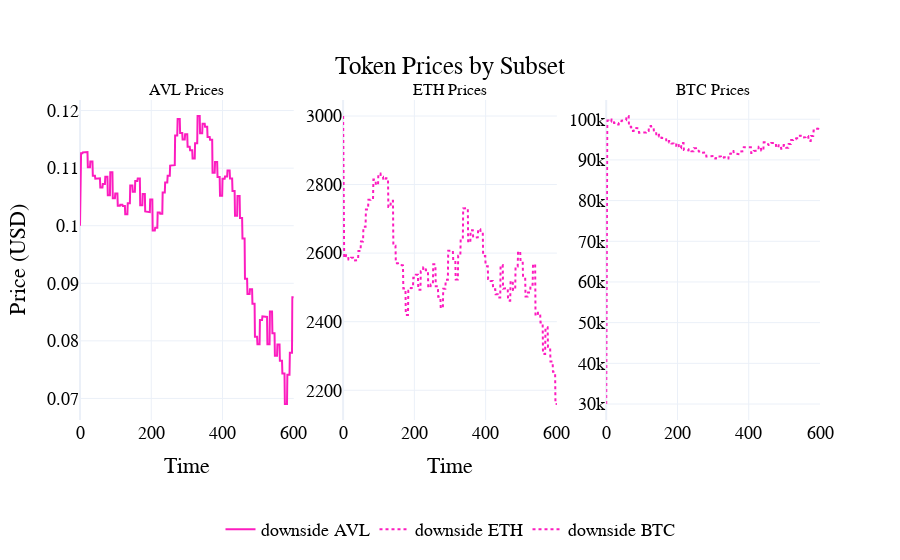

The cell this chart's notebook holds for it:
### Code cell
visualizations.plot_token_price_per_subset(
    df,
    scenario_names={
        0: "downside",
    }
)

### Figure 1 — Plotly figure (JSON) as saved in the notebook; plotly's stock layout.template omitted (floating-point values rounded to 4 significant figures; data arrays with more than 128 entries replaced by an {"elided": "..."} marker saying what was removed)
{"data": [{"line": {"color": "#FC1CBF", "dash": "solid"}, "mode": "lines", "name": "downside AVL", "type": "scatter", "x": {"elided": "4801 int values"}, "xaxis": "x", "y": {"elided": "4801 float values"}, "yaxis": "y"}, {"line": {"color": "#FC1CBF", "dash": "dot"}, "mode": "lines", "name": "downside ETH", "type": "scatter", "x": {"elided": "4801 int values"}, "xaxis": "x2", "y": {"elided": "4801 float values"}, "yaxis": "y2"}, {"line": {"color": "#FC1CBF", "dash": "dot"}, "mode": "lines", "name": "downside BTC", "type": "scatter", "x": {"elided": "4801 int values"}, "xaxis": "x3", "y": {"elided": "4801 float values"}, "yaxis": "y3"}], "layout": {"annotations": [{"font": {"size": 16}, "showarrow": false, "text": "AVL Prices", "x": 0.1444, "xanchor": "center", "xref": "paper", "y": 1, "yanchor": "bottom", "yref": "paper"}, {"font": {"size": 16}, "showarrow": false, "text": "ETH Prices", "x": 0.5, "xanchor": "center", "xref": "paper", "y": 1, "yanchor": "bottom", "yref": "paper"}, {"font": {"size": 16}, "showarrow": false, "text": "BTC Prices", "x": 0.8556, "xanchor": "center", "xref": "paper", "y": 1, "yanchor": "bottom", "yref": "paper"}], "font": {"color": "black", "family": "Arial", "size": 18}, "hovermode": "x unified", "legend": {"font": {"color": "black", "size": 18}, "orientation": "h", "x": 0.5, "xanchor": "center", "y": -0.4, "yanchor": "bottom"}, "paper_bgcolor": "rgba(255, 255, 255, 1)", "plot_bgcolor": "rgba(255, 255, 255, 1)", "title": {"text": "Token Prices by Subset", "x": 0.5, "xanchor": "center", "y": 0.9, "yanchor": "top"}, "xaxis": {"anchor": "y", "domain": [0, 0.2889], "title": {"text": "Time"}}, "xaxis2": {"anchor": "y2", "domain": [0.3556, 0.6444], "title": {"text": "Time"}}, "xaxis3": {"anchor": "y3", "domain": [0.7111, 1]}, "yaxis": {"anchor": "x", "domain": [0, 1], "title": {"text": "Price (USD)"}}, "yaxis2": {"anchor": "x2", "domain": [0, 1]}, "yaxis3": {"anchor": "x3", "domain": [0, 1]}}}
